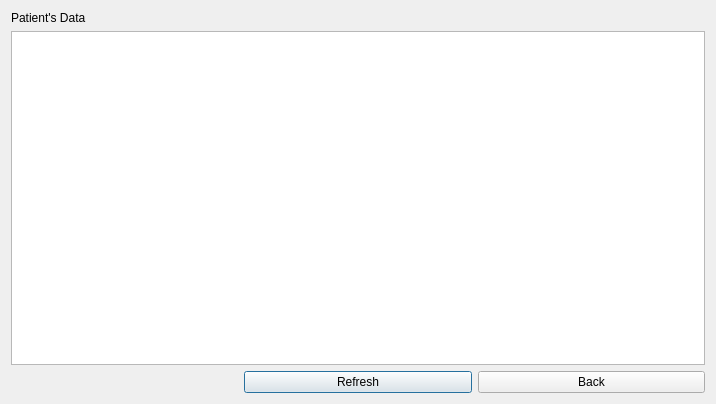
<?xml version="1.0" encoding="UTF-8"?>
<ui version="4.0">
 <class>Patients</class>
 <widget class="QDialog" name="Patients">
  <property name="geometry">
   <rect>
    <x>0</x>
    <y>0</y>
    <width>716</width>
    <height>404</height>
   </rect>
  </property>
  <property name="windowTitle">
   <string>Dialog</string>
  </property>
  <layout class="QGridLayout" name="gridLayout">
   <item row="0" column="0">
    <widget class="QLabel" name="label">
     <property name="text">
      <string>Patient's Data</string>
     </property>
    </widget>
   </item>
   <item row="2" column="1">
    <widget class="QPushButton" name="pushButton_refresh">
     <property name="text">
      <string>Refresh</string>
     </property>
    </widget>
   </item>
   <item row="2" column="2">
    <widget class="QPushButton" name="pushButton_back">
     <property name="text">
      <string>Back</string>
     </property>
    </widget>
   </item>
   <item row="1" column="0" colspan="3">
    <widget class="QTableView" name="tableView"/>
   </item>
  </layout>
 </widget>
 <resources/>
 <connections/>
</ui>
